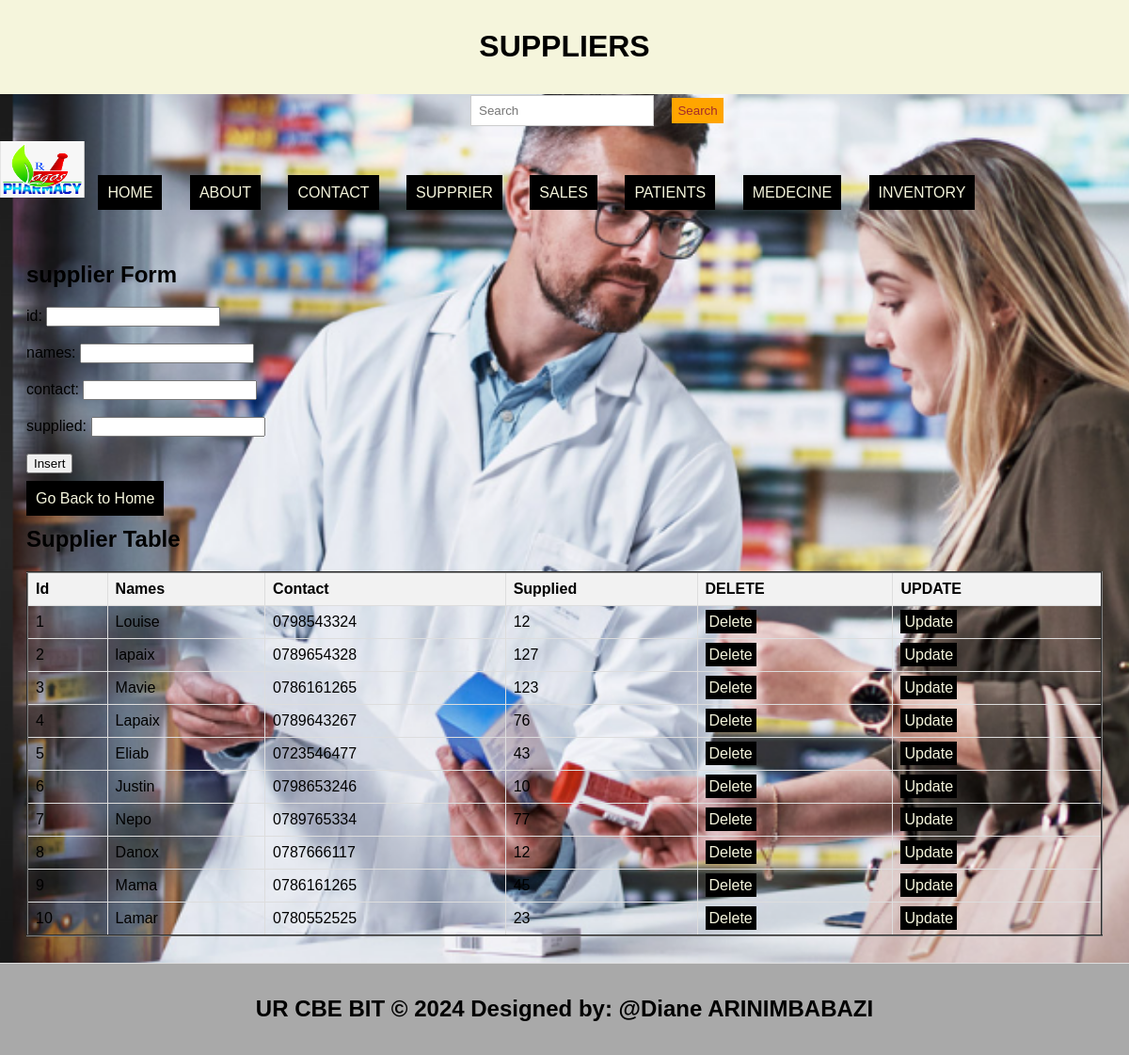
The app's page /supprier.php with its own data.
### tables this page shows
CREATE TABLE `supprier` (
  `id` int(11) NOT NULL,
  `names` varchar(100) NOT NULL,
  `contact` varchar(100) NOT NULL,
  `supplied` tinyint(1) NOT NULL
);

### supprier.php (the view, shortened to what this page needs)
<!DOCTYPE html>
<html lang="en">
<head>
  <link rel="stylesheet" type="text/css" href="style.css" title="style 1" media="screen, tv, projection, handheld, print"/>
</head>
<body style="background-image: url('./Images/image16.png');background-repeat: no-repeat;background-size:cover;">
  <header>
    <h1>SUPPLIERS</h1>
  </header>
  <form class="d-flex" role="search" action="search.php">
    <input class="form-control me-2" type="search" placeholder="Search" aria-label="Search" name="query">
    <button class="btn btn-outline-success" type="submit">Search</button>
  </form>
  <ul style="list-style-type: none; padding: 0;">
    <li style="display: inline; margin-right: 10px;">
      <img src="./Images/image12.png" width="90" height="60" alt="Logo">
    </li>
    <li style="display: inline; margin-right: 10px;"><a href="./home.html">HOME</a></li>
    <li style="display: inline; margin-right: 10px;"><a href="./about.html">ABOUT</a></li>
    <li style="display: inline; margin-right: 10px;"><a href="./contact.html">CONTACT</a></li>
    <li style="display: inline; margin-right: 10px;"><a href="./Supprier.php">SUPPRIER</a></li>
    <li style="display: inline; margin-right: 10px;"><a href="./Sales.php">SALES</a></li>
    <li style="display: inline; margin-right: 10px;"><a href="./Patients.php">PATIENTS</a></li>
    <li style="display: inline; margin-right: 10px;"><a href="./Medecine.php">MEDECINE</a></li>
    <li style="display: inline; margin-right: 10px;"><a href="./Inventory.php">INVENTORY</a></li>
  </ul>
  <section>
    <h1>supplier Form</h1>
    <form method="post" onsubmit="return confirm('Are you sure you want to insert this record?');">
      <label for="id">id:</label>
      <input type="number" id="id" name="id"><br><br>
      <label for="names">names:</label>
      <input type="text" id="names" name="names" required><br><br>
      <label for="contact">contact:</label>
      <input type="number" id="contact" name="contact"><br><br>
      <label for="supplied">supplied:</label>
      <input type="number" id="supplied" name="supplied"><br><br>
      <input type="submit" name="add" value="Insert"><br><br>
      <a href="./home.html">Go Back to Home</a>
    </form>
    <h2>Supplier Table</h2>
    <table border="2">
      <tr>
        <th>Id</th>
        <th>Names</th>
        <th>Contact</th>
        <th>Supplied</th>
        <th>DELETE</th>
        <th>UPDATE</th>
      </tr>
      <?php
        include('database_connection.php');
        $sql = "SELECT * FROM supprier";
        $result = $connection->query($sql);
        if ($result->num_rows > 0) {
            while ($row = $result->fetch_assoc()) {
                $id = $row['id'];
                echo "<tr>
                  <td>" . $row['id'] . "</td>
                  <td>" . $row['names'] . "</td>
                  <td>" . $row['contact'] . "</td>
                  <td>" . $row['supplied'] . "</td>
                  <td><a style='padding:4px' href='Delete_supprier.php?id=$id'>Delete</a></td>
                  <td><a style='padding:4px' href='update_supprier.php?id=$id'>Update</a></td>
                </tr>";
            }
        } else {
            echo "<tr><td colspan='7'>No data found</td></tr>";
        }
      ?>
    </table>
  </section>
  <footer>
    <center>
      <b><h2>UR CBE BIT &copy 2024 Designed by: @Diane ARINIMBABAZI</h2></b>
    </center>
  </footer>
</body>
</html>

### style.css (style rules this page uses)
body { font-family: Arial, sans-serif; margin: 0; padding: 0; }
.form-control { padding: 8px; margin-left: 4px; border: 1px solid #ccc; }
.btn { padding: 6px; background-color: orange; color: brown; border: none; }
body { font-family: Arial,sans-serif; margin:0; padding:0; }
header { background-color:darkgray; padding: 20px; }
section { padding:28px; border-bottom: 1px solid #ddd; }
footer { text-align: center; padding: 15px; background-color:darkgray; }

### supprier.php (style rules this page uses)
a { padding: 10px; color: white; background-color:black; text-decoration: none; margin-right: 15px; }
a:link { color: beige; }
button.btn { margin-left: 15px; margin-top: 4px; }
input.form-control { margin-left: 500px; padding: 8px; }
table { width: 100%; border-collapse: collapse; }
th, td { border: 1px solid #ddd; padding: 8px; text-align: left; }
th { background-color: #f2f2f2; }
header { background-color: beige; padding: 10px; text-align: center; }

### records on screen
supprier: id "1", names "Louise", contact "0798543324", supplied "12"
supprier: id "2", names "lapaix", contact "0789654328", supplied "127"
supprier: id "3", names "Mavie", contact "0786161265", supplied "123"
supprier: id "4", names "Lapaix", contact "0789643267", supplied "76"
supprier: id "5", names "Eliab", contact "0723546477", supplied "43"
supprier: id "6", names "Justin", contact "0798653246", supplied "10"
supprier: id "7", names "Nepo", contact "0789765334", supplied "77"
supprier: id "8", names "Danox", contact "0787666117", supplied "12"
supprier: id "9", names "Mama", contact "0786161265", supplied "45"
supprier: id "10", names "Lamar", contact "0780552525", supplied "23"
